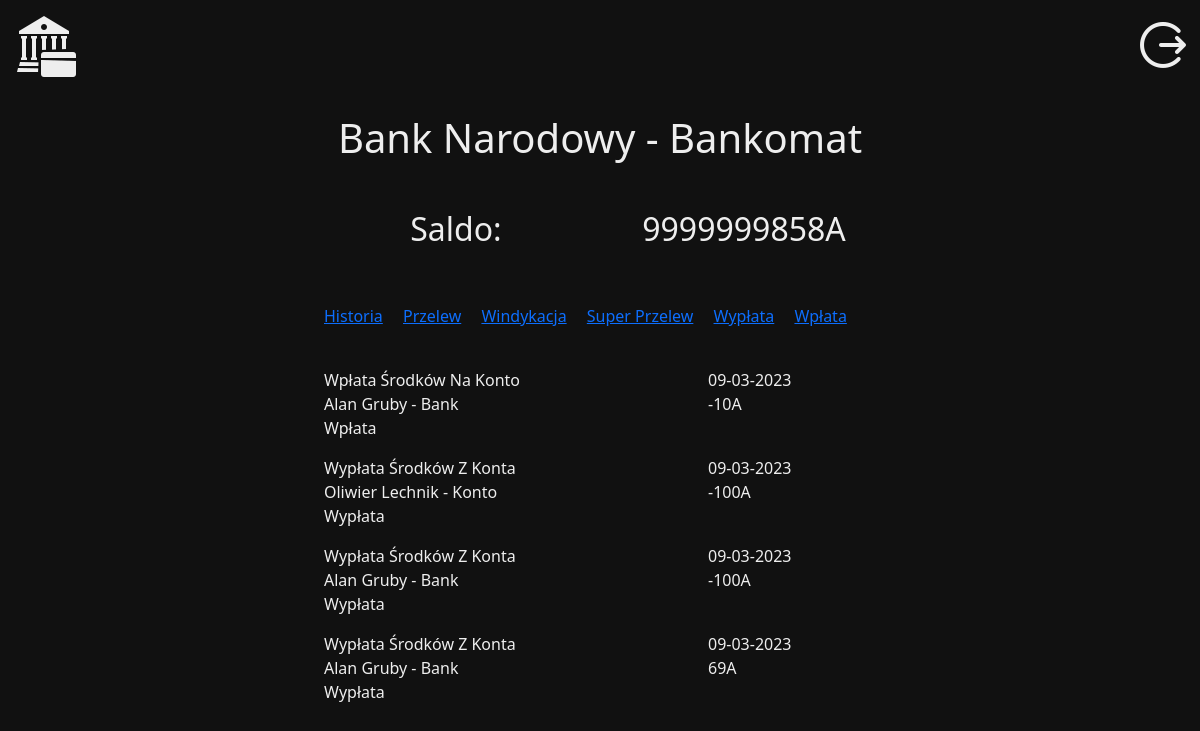
Page /account/6/ (signed in) on the earlier database version.
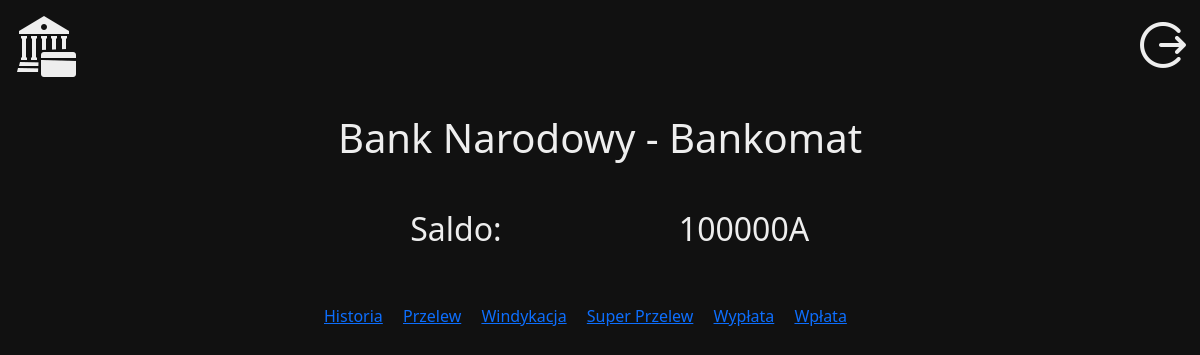
Same page on the later database version.
### account/models.py (models this page shows)
class Account(models.Model):
    owner = models.CharField(max_length=127)
    name = models.CharField(max_length=127)
    balance = models.IntegerField(default=0)
    active = models.BooleanField(default=False)
    super = models.BooleanField(default=False)

### book/models.py (models this page shows)
class Book(models.Model):
    sender_id = models.IntegerField()
    receiver_id = models.IntegerField( )
    type = models.CharField(max_length=127,)
    title = models.CharField(max_length=127)
    value = models.IntegerField()
    date = models.DateField(null=True, blank=True)

### account/views.py (the view)
# urls.py: path('account/<int:acc_id>/', account_detailed_view),
def account_detailed_view(req, acc_id):
    if not req.user.is_authenticated:
        return redirect('/')
    acc = get_object_or_404(Account, id=acc_id)
    if not acc.owner == req.user.username:
        return redirect('/')
    if not acc.active:
        return redirect('/')
    outgoing = Book.objects.filter(sender_id = acc_id)
    incoming = Book.objects.filter(receiver_id = acc.id)
    slownik = {
        'regular_transfer': 'Przelew',
        'super_transfer': 'Zajęcie komornicze',
        'deposit': 'Wpłata',
        'withdraw': 'Wypłata',
        'debt_collection': 'Windykacja',
    }
    history = []
    for transfer in incoming:
        target = Account.objects.get(id = transfer.sender_id)
        user = User.objects.get(username = target.owner)
        subtitle = f'{user.first_name} {user.last_name} - {target.name}'
        history.append(
            {
                'title': transfer.title,
                'subtitle': subtitle,
                'date': datetime.strftime(transfer.date, '%d-%m-%Y'),
                'value': f'<p class="in">{transfer.value}A</p>',
                'id': transfer.id,
                'type': slownik.get(transfer.type)
            }
        )
    for transfer in outgoing:
        target = Account.objects.get(id = transfer.receiver_id)
        user = User.objects.get(username = target.owner)
        subtitle = f'{user.first_name} {user.last_name} - {target.name}'
        history.append(
            {
                'title': transfer.title,
                'subtitle': subtitle,
                'date': datetime.strftime(transfer.date, '%d-%m-%Y'),
                'value': f'<p class="out">-{transfer.value}A</p>',
                'id': transfer.id,
                'type': slownik.get(transfer.type)
            }
        )
    history = sorted(history, key = lambda x: x.get('id'), reverse=True)
    opcje = [
        {
            'name': 'Przelew',
            'address': 'transfer/'
        },
    ]
    super_opcje = [
        {
            'name': 'Windykacja',
            'address': 'debt_collection/'
        },
        {
            'name': 'Super Przelew',
            'address': 'super_transfer/'
        },
        {
            'name': 'Wypłata',
            'address': 'withdraw/'
        },
        {
            'name': 'Wpłata',
            'address': 'deposit/'
        },
    ]
    data = {
        'acc': acc,
        'name': f'{req.user.first_name} {req.user.last_name} - {acc.name}',
        'history': history,
        'opcje': opcje,
        'super_opcje': super_opcje,
    }
    return render(req, 'detailed.html', data)

### templates/detailed.html
{% extends 'base.html' %}
{% block content %}
    <div class="col-12 text-center">
        <h1 class="bolt">{{ name }}</h1>
    </div>
   <div class="row text-center mt-5">
       <div class="col-6 bolt"><p class="h2">Saldo:</p></div>
       <div class="col-6 bolt text-center"><p class="h2">{{ acc.balance}}A</p></div>
   </div>
   <div class="opcje text-justify mt-5">
       {% if acc.super %}
       <a href="history/" class="history me-3 mt-3">Historia</a>
       {% endif %}
       {% for opcja in opcje %}
       <a href="{{ opcja.address }}" class="pickme me-3 mt-3">{{ opcja.name }}</a>
       {% endfor %}
       {% if acc.super %}
           {% for opcja in super_opcje %}
           <a href="{{ opcja.address }}" class="super_pickme me-3">{{ opcja.name }}</a>
           {% endfor %}
       {% endif %}
   </div>
   <div class="row historia mt-4">
       {% for his in history %}
       <div class="col-8">
           <div class="col-12 bolt overflow-hidden mt-3">
               {{ his.title | title }}
           </div>
           <div class="col-12 inactive-acc ">
                {{ his.subtitle }}
           </div>
       <div class="col-12 inactive-acc druczek">
           {{ his.type }}
       </div>
       </div>
       <div class="col-4">
           <div class="col-12 mt-3">
                {{ his.date }}
           </div>
           <div class="col-12">
                {{ his.value | safe }}
           </div>
       </div>
       {% endfor %}
   </div>
{% endblock %}

### templates/base.html (shortened to what this page needs)
{% load static %}
<!DOCTYPE html>
<html lang="en">
  <head>
    <link rel="stylesheet" href="{% static 'css/bootstrap.min.css' %}">
    <link rel="stylesheet" href="{% static 'global.css' %}">
  </head>
  <body>
      <nav class="navbar">
          <div class="container-fluid">
              <a href="/account/" class="navbar-brand text-center">
                  <img src="{% static 'icon-dark.png' %}"  />
              </a>
              <a href="/logout/">
                  <img src="{% static 'logout-dark.png' %}"></img>
              </a>
          </div>
      </nav>
      <div class="container container-fluid col-sm-12 col-md-8 col-lg-6 p-4 home-box">
          {% block content %}
          {% endblock %}
      </div>
  </body>
</html>

### static/global.css (style rules this page uses)
body { margin: 0; padding: 0; background-color: #111111; }
.home-box { color: #eeeeee; }
.navbar * { color: #eeeeee; }

Differences in the rows shown:
removed Book: title "Wpłata Środków Na Konto"
removed Book: title "Wypłata Środków Z Konta"
removed Book: title "Wypłata Środków Z Konta"
removed Book: title "Wypłata Środków Z Konta"
changed Account: balance "9999999858" → "100000"
Other differences:
list line gone: "Alan Gruby - Bank Wpłata 09-03-2023 -10A"
list line gone: "Oliwier Lechnik - Konto Wypłata 09-03-2023 -100A"
list line gone: "Alan Gruby - Bank Wypłata 09-03-2023 -100A"
list line gone: "Alan Gruby - Bank Wypłata 09-03-2023 69A"
